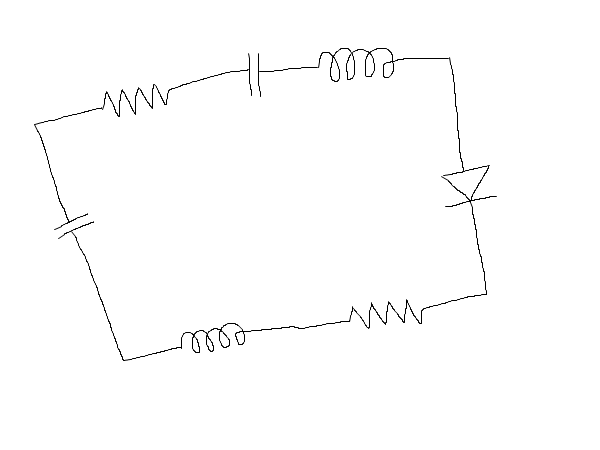
#> input picture original Circuit.png, 600 x 450 px
$ python -i UtilFunctions.py   (imports and definitions only)   (older library calls are emulated)
#> lines starting #> are read from the running program, lines starting #| are printed output that depends on the picture; after the words box and inside, x2 and y2 are one past the last pixel; in counts of white or black regions, pixels touching at a corner belong together
#> further down, picture is the input picture: shape (450, 600); min 0, max 255, mean 252.7
import numpy as np
import cv2
import math
import sys
import tensorflow as tf
# import plot
# [1 line not run here, left out]

def maxdiff(im):
    h,w = im.shape
    lower_lmt = -1
    upper_lmt = h
    for y in range(0,h):
        for x in range(0,w):
            if(im[y][x]==0):
                lower_lmt = y
                break
        if(lower_lmt != -1):
            break
    for y in range(0,h):
        for x in range(0,w):
            if(im[h-y-1][x]==0):
                upper_lmt = h-y-1
                break
        if(upper_lmt != h):
            break
    return lower_lmt,upper_lmt


def dist(x1,y1,x2,y2):
    return ((x2-x1)**2 + (y2-y1)**2)**(1/2)

def distance(box1,x2,y2):
    x1 = box1[0]+(box1[2]/2)
    y1 = box1[1]+(box1[3]/2)
    return dist(x1,y1,x2,y2)

def findConnection(components,x1,y1,x2,y2):
    c1=-1
    c2=-1
    m=10000
    for i in range(len(components)):
        d = distance(components[i],x1,y1)
        if(d < m):
            m = d
            c1=i
    m=10000
    for i in range(len(components)):
        d = distance(components[i],x2,y2)
        if(d < m and i != c1):
            m = d
            c2=i
    if(c1>100 or c2>100):
        return(-1,-1)
    return (c1,c2)

def show(image,name="image"):
    cv2.imshow(name,image)
    cv2.waitKey(0)

def findlines(img,mul,x=10):
    thresh = img.copy()
    comp = np.zeros(img.shape,np.uint8)
    i=0
    while (i+mul<thresh.shape[0]):
        j=0
        while (j+mul<thresh.shape[1]):
            temp = []
            for i1 in range (i,i+mul):
                temp1 = []
                for j1 in range (j,j+mul):
                    #print(i1,j1)
                    temp1.append(thresh[i1][j1])
                temp.append(temp1)
            temp=np.array(temp)
            _,contours,h1 = cv2.findContours(temp,1,2)

            if (len(contours)>1):
                for i1 in range (i,i+mul):
                    for j1 in range (j,j+mul):
                        # thresh[i1][j1]=0
                        comp[i1][j1]=255
            j+=x
        i+=x
    return comp

def rotateImage(image, angle):
    if (angle<5 and angle>-5):
        return image
    image_center = tuple(np.array(image.shape)/2)
    rot_mat = cv2.getRotationMatrix2D(image_center,angle,1.0)
    x,y = image.shape
    result = cv2.warpAffine(image, rot_mat, (y,x),flags=cv2.INTER_LINEAR)
    return result

def getComponents(image, components):
    count = 0
    CompImages = []
    for component in components:
        count+=1
        x,y,w,h = component
        a=0
        b=0
        for i in range(x,x+w):
            if(image[y][i]==0):
                a=1
                break;
            #image[y][y]==0
        for i in range(x,x+w):
            if(image[y+3][i]==0):
                b=1
                break;
##            image[i][y+h]==0
        if(a==0 or b==0):
            img = np.zeros((h,w),np.uint8)
            for X in range(0,h):
                for Y in range(0,w):
                    img[X][Y] = image[y+X][x+Y]
        else:
            img = np.zeros((w,h),np.uint8)
            for X in range(0,h):
                for Y in range(0,w):
                    img[Y][X] = image[y+X][x+Y]
            e = h
            h = w
            w = e
        for i in range(0,h):
            if(img[i][0]==0):
                a=i
                break;
            #image[y][y]==0
        for i in range(0,h):
            if(img[i][w-1]==0):
                b=i
                break;
        angle = math.atan((b-a)/w)
        angle *= (180/math.pi)
        img = rotateImage(img,angle)
        x,y = img.shape
        for i in range (0,y):
            j=0
            while (j<x and img[j][i]<254):
                img[j][i]=255
                j=j+1
            j=x-1
            while (j>0 and img[j][i]<254):
                img[j][i]=255
                j=j-1
        ret,BW = cv2.threshold(img,225,255,0)
        CompImages.append(BW)
    return CompImages

def findcomponents(i):
    X_test = []
    orig=i.copy()
    img1=i.copy()
    img2=i.copy()
    (wm,hm)=img1.shape
#> wm = 450; hm = 600
    ret,thresh = cv2.threshold(img1,150,255,1)   ## skeletonization needs white on black so set to 1
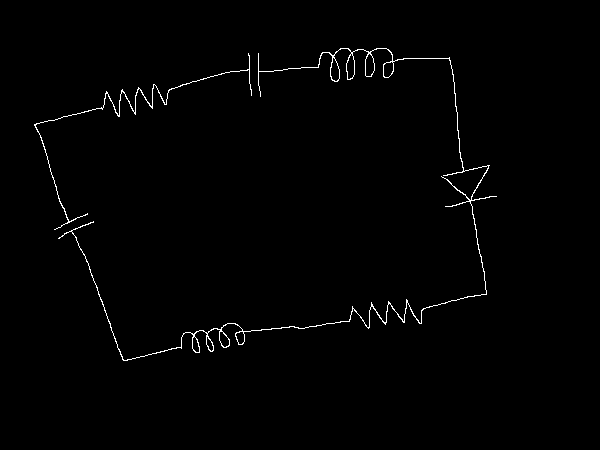
#> thresh: shape (450, 600); 0.92% white in thin lines or dots, all inside (x1, y1, x2, y2) = (34, 48, 497, 361)
    ret,BW = cv2.threshold(img1,150,255,0)      # gives Black on white
    img=thresh.copy()
    element = cv2.getStructuringElement(cv2.MORPH_CROSS,(3,3))
    done = False
    skel = np.zeros(img.shape,np.uint8)
    size = np.size(img)
#> size = 270000
    while(done==0):
        eroded = cv2.erode(img,element)
        temp = cv2.dilate(eroded,element)
        temp = cv2.subtract(img,temp)
        skel = cv2.bitwise_or(skel,temp)
        img = eroded.copy()
        zeros = size - cv2.countNonZero(img)
        if zeros==size:
            done = True
#> this loop made 2 passes
#> zeros on passes 1 to 2: 269999, 270000

    final=thresh.copy()
    sqsize = 20
    shift = 5
    comp=findlines(thresh,sqsize,shift)
#> after the loop in findlines, `while (i+mul<thresh.shape[0]):`:
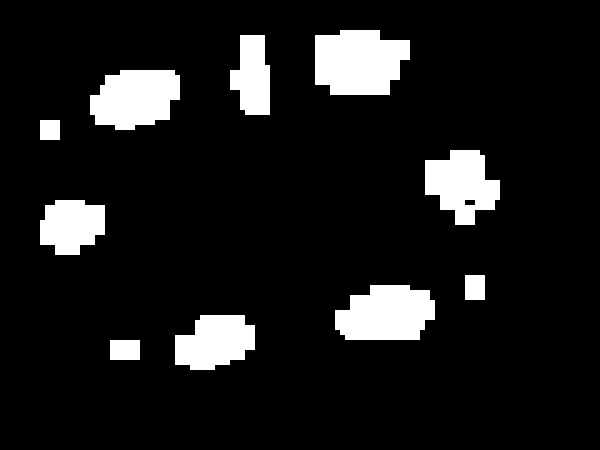
#> comp: shape (450, 600); 10.2% white; 10 white regions
#> after the loop in findlines, `while (i+mul<thresh.shape[0]):`: temp: shape (20, 20); every value is 0
#> after the loop in findlines, `while (i+mul<thresh.shape[0]):`: i = 430
##    show(comp,"comp")
    components = []
    wires = []
    wires_img=i.copy()
    _,contours,h1 = cv2.findContours(comp,1 ,2)
#> contours = 11 contours; largest, box (x1, y1, x2, y2) and area: (315, 30, 410, 95) 4944, (335, 285, 435, 340) 4275, (90, 70, 180, 130) 4106, (425, 150, 500, 225) 3654, (175, 315, 255, 370) 3244; h1 = [[1, -1, -1, -1], [2, 0, -1, -1], [3, 1, -1, -1], [4, 2, -1, -1], [5, 3, -1, -1], [6, 4, -1, -1], [7, 5, -1, -1], [8, 6, -1, -1], [9, 7, -1, -1], [10, 8, -1, -1], [-1, 9, -1, -1]]
    # print("components")
    for cont in contours:
        (x,y,w,h)= cv2.boundingRect(cont)
        if(w<(sqsize*2) or h<(sqsize*2)):
            continue
        x-=5
        y-=5
        w+=10
        h+=10
        components.append((x,y,w,h))
        cv2.rectangle(orig,(x,y),(x+w,y+h),(0,0,255),2)
        cv2.rectangle(final,(x,y),(x+w,y+h),0,-1)
#> this loop made 11 passes
#> (x, y, w, h) on passes 2, 3, 5, 6, 7, 9, 10, 11: (170, 310, 90, 65), (330, 280, 110, 65), (464, 199, 12, 7), (35, 195, 75, 65), (420, 145, 85, 85), (85, 65, 100, 70), (225, 30, 50, 90), (310, 25, 105, 75)
#> (cont, x, y, w, h) on passes 1, 4, 8: ([[110, 340], [110, 359], [139, 359], [139, 340]], 110, 340, 30, 20), ([[465, 275], [465, 299], [484, 299], [484, 275]], 465, 275, 20, 25), ([[40, 120], [40, 139], [59, 139], [59, 120]], 40, 120, 20, 20)
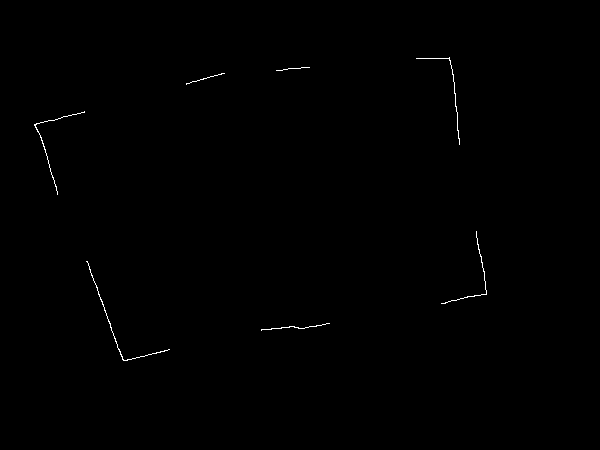
#> final: shape (450, 600); 0.26% white in thin lines or dots, all inside (x1, y1, x2, y2) = (34, 57, 487, 361)
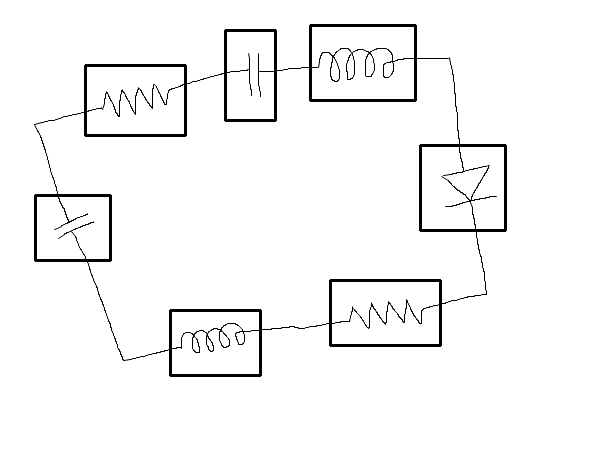
#> orig: shape (450, 600); min 0, max 255, mean 246.4
#> after the loop, components = [(170, 310, 90, 65), (330, 280, 110, 65), (35, 195, 75, 65), (420, 145, 85, 85), (85, 65, 100, 70), (225, 30, 50, 90), (310, 25, 105, 75)]

    CompImages = getComponents(BW, components)
#> the loop in getComponents, `for component in components:` made 7 passes
#> (component, e, angle, image_center in rotateImage) on passes 3 to 4: ((35, 195, 75, 65), 65, 23.3, (37.5, 32.5)), ((420, 145, 85, 85), 85, 10.66, (42.5, 42.5))
#> (component, angle, image_center in rotateImage, rot_mat in rotateImage) on passes 1, 2, 5: ((170, 310, 90, 65), -11.92, (32.5, 45), [[0.978, -0.207, 10], [0.207, 0.978, -5.74]]), ((330, 280, 110, 65), -9.8, (32.5, 55), [[0.985, -0.17, 9.84], [0.17, 0.985, -4.73]]), ((85, 65, 100, 70), -15.11, (35, 50), [[0.965, -0.261, 14.24], [0.261, 0.965, -7.39]])
#> after the loop in getComponents, `for component in components:`:
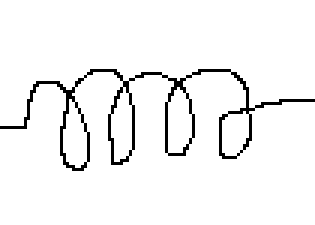
#> img: shape (75, 105) (shown 3 times larger); 95.2% white; black in thin lines or dots, all inside (x1, y1, x2, y2) = (0, 23, 105, 57)
#> after the loop in getComponents, `for component in components:`: CompImages = 7 items; count = 7
#> CompImages = 7 items
    for i in range (0,len(CompImages)):
        tempimage=CompImages[i]
        tempimage = cv2.resize(tempimage, (100, 40))
        CompImages[i] = tempimage

        ret,thresh1 = cv2.threshold(tempimage,225,255,cv2.THRESH_BINARY)
        temp=[]
        flag1=0
        flag2=0
        lower,upper = maxdiff(thresh1)
        w,h = thresh1.shape
        for i in range (0,h):
            temp1=1
            temp2=0
            for j in range (0,w):
                if (thresh1[j][i]==0):
                    temp1=j
                    for j1 in range (0,w):
                        if (thresh1[w-1-j1][i]==0):
                            temp2=w-1-j1
                            break
                    break
            if(temp1==1 and temp2==0):
                temp.append(-100)
            else :
                temp.append(int((abs(temp1-temp2)*100)/abs(upper-lower)))
        i=0
        while (temp[i]==-100 and i<99):
            temp[i]=0
            i=i+1
            if (temp[i]!=-100):
                break
        i=99
        while (temp[i]==-100 and i>0):
            temp[i]=0
            i-=1
            if (temp[i]!=-100):
                break
        X_test.append(temp)
#> this loop made 7 passes
#> (lower, upper) on passes 1 to 7: (11, 26), (15, 33), (11, 32), (10, 34), (13, 30), (10, 29), (12, 30)
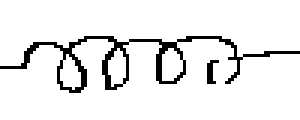
#> thresh1: shape (40, 100) (shown 3 times larger); 92% white; black in thin lines or dots, all inside (x1, y1, x2, y2) = (0, 12, 100, 31)
#> after the loop, X_test = 7 items

    _,contours,h1 = cv2.findContours(final,1 ,2)
#> contours = 7 contours, 6 with area under 20; largest, box (x1, y1, x2, y2) and area: (86, 261, 170, 361) 23; h1 = [[1, -1, -1, -1], [2, 0, -1, -1], [3, 1, -1, -1], [4, 2, -1, -1], [5, 3, -1, -1], [6, 4, -1, -1], [-1, 5, -1, -1]]
    for cont in contours:
        (x,y,w,h)= cv2.boundingRect(cont)
        wires.append(cont)
        cv2.rectangle(wires_img,(x,y),(x+w,y+h),(0,0,255),2)
#> this loop made 7 passes
#> (x, y, w, h) on passes 1 to 7: (261, 323, 69, 8), (86, 261, 84, 100), (441, 231, 46, 73), (34, 111, 51, 84), (186, 73, 39, 12), (276, 67, 34, 4), (416, 57, 44, 88)
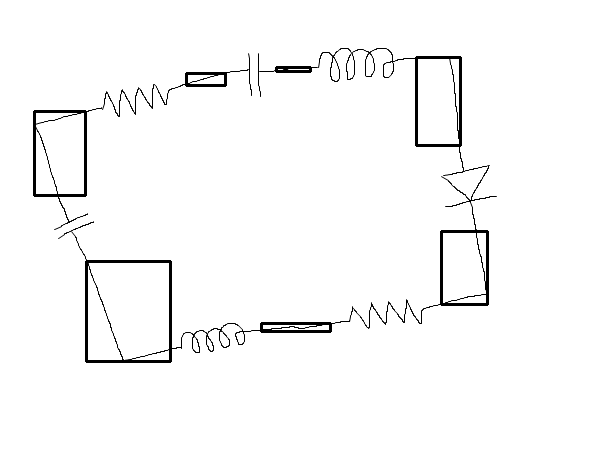
#> wires_img: shape (450, 600); 1.59% of pixels changed, all inside (x1, y1, x2, y2) = (33, 56, 489, 363)
#> after the loop, wires has the same summary as contours

    # connections list contains connection in tuple of 2, format:(index of comp1, index of comp2)
    connections = []

    for i in range(len(wires)):
        x1 = wires[i][0][0][0]
        y1 = wires[i][0][0][1]
        x2 = wires[i][int(len(wires[i])/2)][0][0]
        y2 = wires[i][int(len(wires[i])/2)][0][1]
        c1,c2 = findConnection(components,x1,y1,x2,y2);
        connections.append((c1,c2))
#> this loop made 7 passes
#> (x2, y2, c1, c2) on passes 1 to 7: (262, 329, 1, 0), (169, 349, 2, 0), (444, 303, 3, 1), (57, 191, 4, 2), (187, 83, 5, 4), (282, 70, 5, 6), (458, 138, 6, 3)
#> after the loop, connections = [(1, 0), (2, 0), (3, 1), (4, 2), (5, 4), (5, 6), (6, 3)]

    return X_test,connections,components

>>> import cv2
>>> picture = cv2.imread('original Circuit.png', cv2.IMREAD_GRAYSCALE)
>>> result = findcomponents(picture)

$ run again, on Recognised Circuit.png
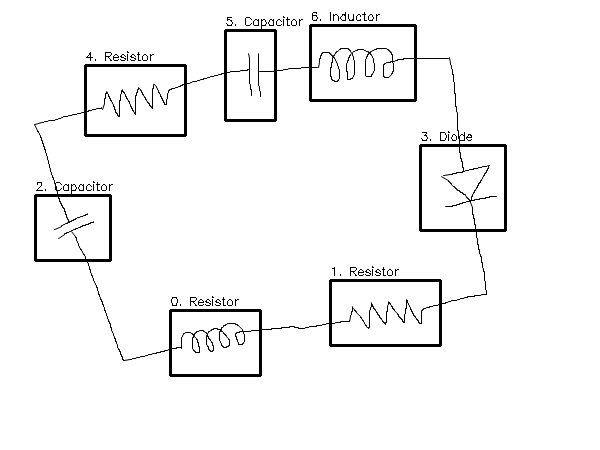
#> input picture Recognised Circuit.png, 600 x 450 px
#> picture is the input picture: shape (450, 600); min 0, max 255, mean 245.4
#> in findcomponents, `ret,thresh = cv2.threshold(img1,150,255,1)`:
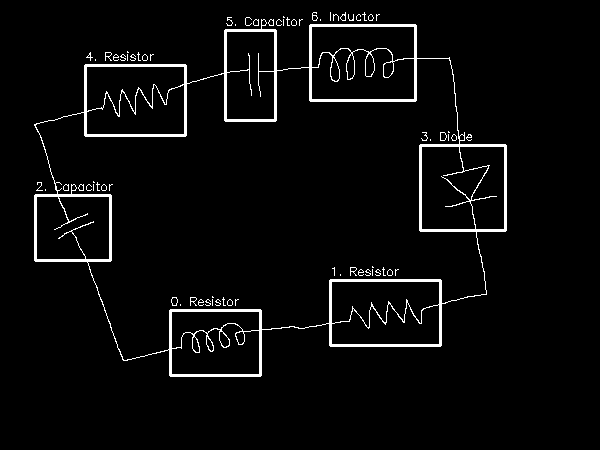
#> thresh: shape (450, 600); 3.8% white; 72 white regions (60 under 20 px), largest, box (x1, y1, x2, y2) and area: (34, 19, 507, 377) 9275, (105, 52, 112, 61) 26, (350, 267, 357, 276) 26
#> size = 270000
#> the loop in findcomponents, `while(done==0):` made 3 passes
#> zeros on passes 1 to 3: 267674, 269996, 270000
#> after the loop in findlines, `while (i+mul<thresh.shape[0]):`: i = 430
#> in findcomponents, `_,contours,h1 = cv2.findContours(comp,1 ,2)`: contours = 13 contours; largest, box (x1, y1, x2, y2) and area: (185, 0, 415, 115) 16981, (310, 250, 455, 345) 9844, (65, 35, 200, 135) 9699, (405, 115, 515, 240) 8416, (150, 280, 260, 370) 8302; h1 = 13 rows, first 6: [1, -1, -1, -1], [2, 0, -1, -1], [3, 1, -1, -1], [4, 2, -1, -1], [5, 3, -1, -1], [6, 4, -1, -1]
#> the loop in findcomponents, `for cont in contours:` made 13 passes
#> (x, y, w, h) on passes 2, 4, 6, 8, 9, 11, 12, 13: (189, 324, 7, 12), (145, 275, 120, 100), (305, 245, 155, 105), (464, 199, 12, 7), (15, 160, 120, 120), (400, 110, 120, 135), (60, 30, 145, 110), (180, -5, 240, 125)
#> after the loop in findcomponents, `for cont in contours:`: components = [(145, 275, 120, 100), (305, 245, 155, 105), (15, 160, 120, 120), (400, 110, 120, 135), (60, 30, 145, 110), (180, -5, 240, 125)]
#> the loop in getComponents, `for component in components:` made 6 passes
#> (component, e, angle, image_center in rotateImage) on passes 3 to 4: ((15, 160, 120, 120), 120, 20.56, (60, 60)), ((400, 110, 120, 135), 135, 8.84, (60, 67.5))
#> after the loop in getComponents, `for component in components:`: CompImages = 6 items; count = 6
#> in findcomponents, `CompImages = getComponents(BW, components)`: CompImages = 6 items
#> the loop in findcomponents, `for i in range (0,len(CompImages)):` made 6 passes
#> (lower, upper) on passes 1 to 6: (7, 37), (7, 39), (2, 35), (3, 36), (6, 39), (5, 33)
#> in findcomponents, `_,contours,h1 = cv2.findContours(final,1 ,2)`: contours = 7 contours, all with area under 20; h1 = [[1, -1, -1, -1], [2, 0, -1, -1], [3, 1, -1, -1], [4, 2, -1, -1], [5, 3, -1, -1], [6, 4, -1, -1], [-1, 5, -1, -1]]
#> the loop in findcomponents, `for cont in contours:` made 7 passes
#> (x, y, w, h) on passes 2, 3, 4, 6, 7: (266, 326, 39, 4), (94, 281, 51, 80), (461, 246, 26, 53), (34, 118, 26, 42), (421, 57, 36, 53)
#> after the loop in findcomponents, `for cont in contours:`:
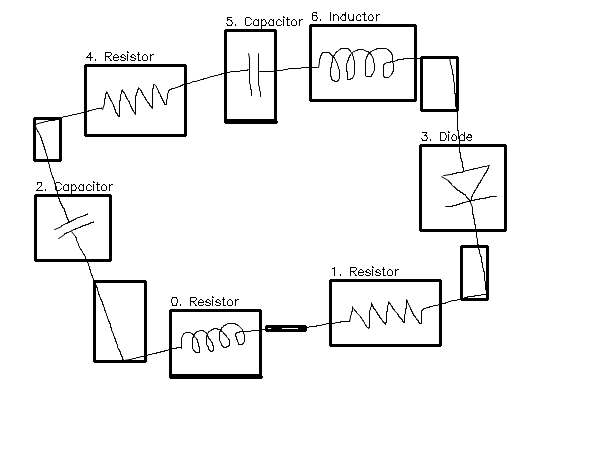
#> wires_img: shape (450, 600); 0.99% of pixels changed, all inside (x1, y1, x2, y2) = (33, 56, 489, 379)
#> after the loop in findcomponents, `for cont in contours:`: wires = 7 contours, all with area under 20
#> the loop in findcomponents, `for i in range(len(wires)):` made 7 passes
#> (x2, y2, c1, c2) on passes 1 to 7: (260, 376, 0, 1), (289, 327, 0, 1), (140, 356, 2, 0), (463, 298, 3, 1), (275, 121, 5, 4), (47, 159, 4, 2), (455, 106, 3, 5)
#> after the loop in findcomponents, `for i in range(len(wires)):`: connections = [(0, 1), (0, 1), (2, 0), (3, 1), (5, 4), (4, 2), (3, 5)]
